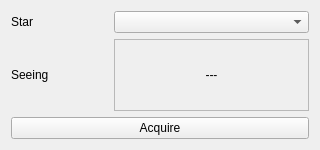
<?xml version="1.0" encoding="UTF-8"?>
<ui version="4.0">
 <class>psfAcq</class>
 <widget class="QWidget" name="psfAcq">
  <property name="geometry">
   <rect>
    <x>0</x>
    <y>0</y>
    <width>320</width>
    <height>150</height>
   </rect>
  </property>
  <property name="windowTitle">
   <string>PSF Acquisition</string>
  </property>
  <layout class="QGridLayout" name="gridLayout" columnstretch="1,2">
   <item row="0" column="0">
    <widget class="QLabel" name="label_star">
     <property name="text">
      <string>Star</string>
     </property>
    </widget>
   </item>
   <item row="0" column="1">
    <widget class="QComboBox" name="combo_star"/>
   </item>
   <item row="1" column="0">
    <widget class="QLabel" name="label_seeing">
     <property name="text">
      <string>Seeing</string>
     </property>
    </widget>
   </item>
   <item row="1" column="1">
    <widget class="QLabel" name="val_seeing">
     <property name="frameShape">
      <enum>QFrame::StyledPanel</enum>
     </property>
     <property name="text">
      <string>---</string>
     </property>
     <property name="alignment">
      <set>Qt::AlignCenter</set>
     </property>
    </widget>
   </item>
   <item row="2" column="0" colspan="2">
    <widget class="QPushButton" name="button_acquire">
     <property name="focusPolicy">
      <enum>Qt::NoFocus</enum>
     </property>
     <property name="text">
      <string>Acquire</string>
     </property>
    </widget>
   </item>
  </layout>
 </widget>
 <resources/>
 <connections/>
</ui>
